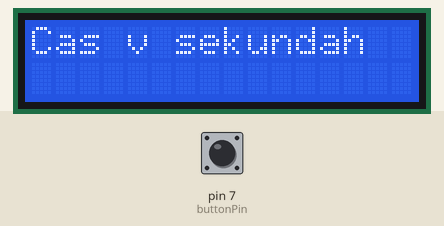
This sketch was run on a simulated Arduino Uno, built with avr-gcc and run on an emulated ATmega328P. Parts: 16×2 character LCD. Inputs (shaded band) come from the test bench; at power-on: pin 7 (buttonPin) LOW.

Above: at 1.2 s.
1.3 s: pin 7 (buttonPin) pulled HIGH for 0.15 s
At 1.6 s:
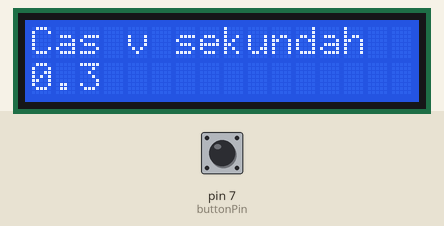
At 2.0 s:
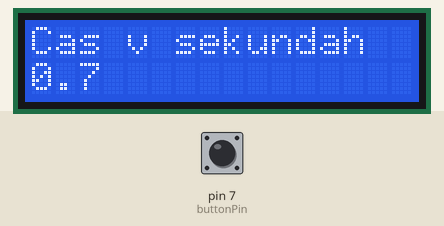

The sketch:

lcd_counter.ino
```cpp
#include "LiquidCrystal.h"
LiquidCrystal lcd(12, 11, 10, 5, 4, 3, 2);
const int buttonPin = 7;
int counter;
boolean counting = false;
long startTime;

void setup() {
  pinMode(buttonPin, INPUT);
  lcd.begin(16, 2);
  lcd.setCursor(0, 0);
  lcd.print("Cas v sekundah");
}

void loop() {
  float time;
  int buttonState;

  if (counting) {
    time = float(millis() - startTime) / 1000.0;
    lcd.setCursor(0, 1);
    lcd.print(time, 1);
  }

  buttonState = digitalRead(buttonPin);
  if (buttonState == HIGH) {
    startTime = millis();
    while (buttonState == HIGH) {
      buttonState = digitalRead(buttonPin);
    }
    if (!counting) {
      lcd.clear();
      lcd.setCursor(0, 0);
      lcd.print("Cas v sekundah");
    }
    counting = !counting;
  }
}
```

Measured:
- after the input at 1.3 s, the display: first changes after 0.15 s (image 1 shows a later state)
